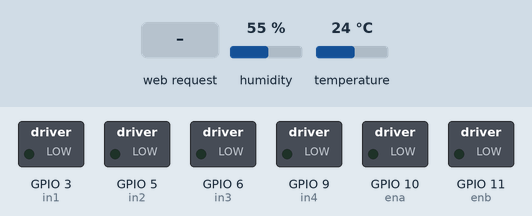
Simulated run of this sketch. Board: ESP8266 (NodeMCU). On the bench: switched loads named in the sketch (green lamp = pin HIGH). The test bench sets the inputs (shaded band); at power-on: humidity 55 %, temperature 24 °C. WiFi joins after 1.5 s; servers stay silent unless stated; what the sketch prints to the serial monitor is not drawn.

Above: at 2.7 s.
2.8 s: HTTP request GET /forward received
At 4.0 s:
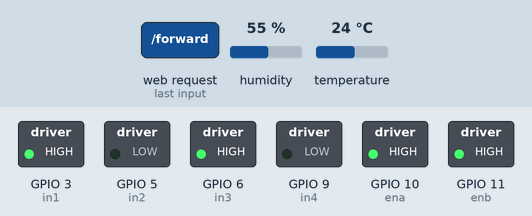
4.3 s: HTTP request GET /left received
At 6.0 s:
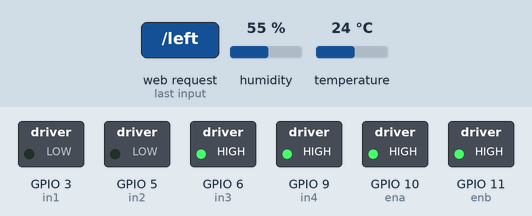
6.4 s: HTTP request GET /right received
At 7.9 s:
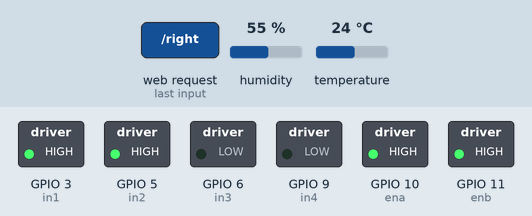
8.6 s: HTTP request GET /backward received
At 9.8 s:
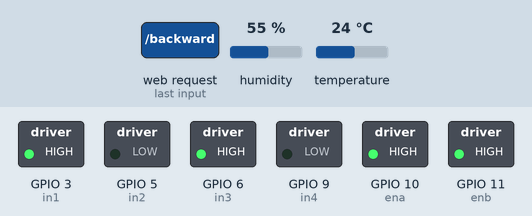
10.8 s: HTTP request GET /stop received
At 12.9 s:
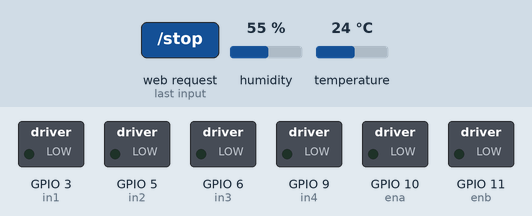
Timing chart, 0 to 14.0 s (numbered marks = the images above; inputs shaded):
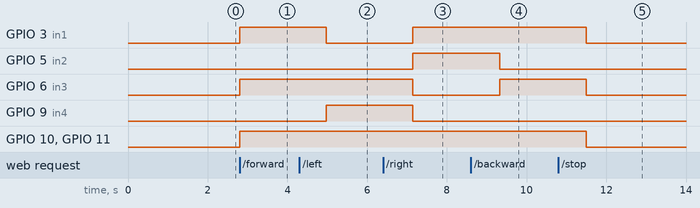

The sketch:

Healthcare_bot_COVID19.ino
```cpp
#include<ESP8266WiFi.h>
#include<FirebaseArduino.h>
#include<DHT.h>

#define DHTPIN 2
#define DHTTYPE DHT11
DHT dht(DHTPIN,DHTTYPE);

#define FIREBASE_HOST "covid19-healthcare-bot.firebaseio.com"
#define FIREBASE_AUTH ""

int in1 = 3;
int in2 = 5;
int in3 = 6;
int in4 = 9;
int ena = 10;
int enb = 11;

WiFiClient client;
WiFiServer server(80);

const char* ssid = "OPPO F11";
const char* password = "12345678";

String data ="";

void setup()
{

  Serial.begin(115200);
  WiFi.begin (ssid, password);
  while (WiFi.status() != WL_CONNECTED)
{
  delay(500);
  Serial.print(".");
}
  dht.begin();
  Serial.println("");
  Serial.println("WiFi connected");
  server.begin();
  Serial.println("Server started");
  Serial.println(WiFi.localIP());
  Firebase.begin(FIREBASE_HOST,FIREBASE_AUTH);

  pinMode(ena, OUTPUT);
  pinMode(enb, OUTPUT);
  pinMode(in1, OUTPUT);
  pinMode(in2, OUTPUT);
  pinMode(in3, OUTPUT);
  pinMode(in4, OUTPUT);

  server.begin();
}

void loop()
{
    client = server.available();
    if (!client) return;
    data = checkClient ();

    if (data == "forward") MotorForward();
    else if (data == "backward") MotorBackward();
    else if (data == "left") TurnLeft();
    else if (data == "right") TurnRight();
    else if (data == "stop") MotorStop();

    Serial.println();

    int chk = dht.read(DHTPIN);

    float t = dht.readTemperature();
    Serial.print(t);
    Firebase.setFloat ("Temp",t);

    delay(2000);
}


void motorDirection()
{
  char i;
  i = Serial.read();

  analogWrite(ena, 255);
  analogWrite(enb, 255);

  if (i == 'w')
  {
    digitalWrite(in1, HIGH);
    digitalWrite(in2, LOW);
    digitalWrite(in3, HIGH);
    digitalWrite(in4, LOW);
    delay(2000);
  }
  else if (i == 's')
  {
    digitalWrite(in1, LOW);
    digitalWrite(in2, HIGH);
    digitalWrite(in3, LOW);
    digitalWrite(in4, HIGH);
    delay(2000);
  }
  else if (i == 'a')
  {
    digitalWrite(in1, HIGH);
    digitalWrite(in2, LOW);
    digitalWrite(in3, LOW);
    digitalWrite(in4, HIGH);
    delay(2000);
  }
  else if (i == 'd')
  {
    digitalWrite(in1, LOW);
    digitalWrite(in2, HIGH);
    digitalWrite(in3, HIGH);
    digitalWrite(in4, LOW);
    delay(2000);
  }
  else if (i == 'q')
  {
    digitalWrite(in1, LOW);
    digitalWrite(in2, LOW);
    digitalWrite(in3, LOW);
    digitalWrite(in4, LOW);
    delay(2000);
  }
}

void MotorForward(void)
{
  digitalWrite(ena,HIGH);
  digitalWrite(enb,HIGH);
  digitalWrite(in1,HIGH);
  digitalWrite(in3,HIGH);
  digitalWrite(in2,LOW);
  digitalWrite(in4,LOW);
}

void MotorBackward(void)
{
  digitalWrite(ena,HIGH);
  digitalWrite(enb,HIGH);
  digitalWrite(in1,HIGH);
  digitalWrite(in3,HIGH);
  digitalWrite(in2,LOW);
  digitalWrite(in4,LOW);
}

void TurnLeft(void)
{
  digitalWrite(ena,HIGH);
  digitalWrite(enb,HIGH);
  digitalWrite(in1,LOW);
  digitalWrite(in3,HIGH);
  digitalWrite(in2,LOW);
  digitalWrite(in4,HIGH);
}

void TurnRight(void)
{
  digitalWrite(ena,HIGH);
  digitalWrite(enb,HIGH);
  digitalWrite(in1,HIGH);
  digitalWrite(in3,LOW);
  digitalWrite(in2,HIGH);
  digitalWrite(in4,LOW);
}

void MotorStop(void)
{
  digitalWrite(ena,LOW);
  digitalWrite(enb,LOW);
  digitalWrite(in1,LOW);
  digitalWrite(in3,LOW);
  digitalWrite(in2,LOW);
  digitalWrite(in4,LOW);
}

String checkClient (void)
{
  while(!client.available()) delay(1);
  String request = client.readStringUntil('\r');
  request.remove(0, 5);
  request.remove(request.length()-9,9);
  return request;


String req = client.readStringUntil('\r');
Serial.println(req);
client.flush();

if (req.indexOf("Forward") != -1)
{
digitalWrite(in1,HIGH);
digitalWrite(in2,LOW);
digitalWrite(in3,HIGH);
digitalWrite(in4,LOW);
Serial.println("Forward");
}
else if(req.indexOf("Left") != -1)
{
digitalWrite(in1,HIGH);
digitalWrite(in2,LOW);
digitalWrite(in3,LOW);
digitalWrite(in4,HIGH);
Serial.println("left");
}
else if (req.indexOf("Right") != -1)
{
digitalWrite(in1,LOW);
digitalWrite(in2,HIGH);
digitalWrite(in3,HIGH);
digitalWrite(in4,LOW);
Serial.println("right");
}
else if (req.indexOf("Backward") != -1)
{
digitalWrite(in1,LOW);
digitalWrite(in2,HIGH);
digitalWrite(in3,LOW);
digitalWrite(in4,HIGH);
Serial.println("backward");
}
else if (req.indexOf("Stop") != -1)
{
digitalWrite(in1,LOW);
digitalWrite(in2,LOW);
digitalWrite(in3,LOW);
digitalWrite(in4,LOW);
Serial.println("Stop");
}


client.println("HTTP/1.1 200 OK"); //
client.println("Content-Type: text/html");
client.println("");
client.println("<!DOCTYPE HTML>");
client.println("<html>");
client.println("<br><br>");
client.println("<a href=\"/Forward\"\"><button>ON</button></a>");
client.println("<a href=\"/Backward\"\"><button>OFF</button></a><br />");
client.println("<a href=\"/Right\"\"><button>ON</button></a>");
client.println("<a href=\"/Left\"\"><button>OFF</button></a><br />");
client.println("<a href=\"/Stop\"\"><button>OFF</button></a><br />");
client.println("</html>");
}
```

Measured:
- after the input at 2.8 s, GPIO 3 (in1), GPIO 6 (in3), GPIO 10 (ena), GPIO 11 (enb): LOW → HIGH at once
- after the input at 4.3 s, GPIO 3 (in1): HIGH → LOW after 0.68 s; GPIO 9 (in4): LOW → HIGH after 0.68 s
- after the input at 6.4 s, GPIO 3 (in1), GPIO 5 (in2): LOW → HIGH after 0.75 s; GPIO 6 (in3), GPIO 9 (in4): HIGH → LOW after 0.75 s
- after the input at 8.6 s, GPIO 5 (in2): HIGH → LOW after 0.72 s; GPIO 6 (in3): LOW → HIGH after 0.72 s
- after the input at 10.8 s, GPIO 3 (in1), GPIO 6 (in3), GPIO 10 (ena), GPIO 11 (enb): HIGH → LOW after 0.70 s
